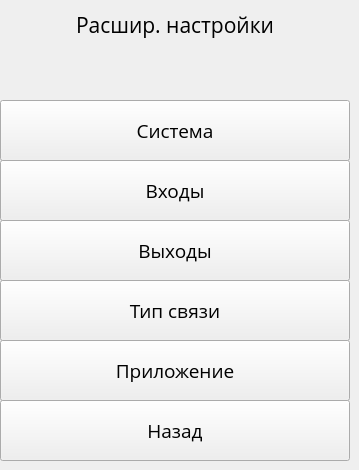
   <widget class="QWidget" name="ExtendedOptions">
    <widget class="QPushButton" name="pushButton_4">
     <property name="geometry">
      <rect>
       <x>0</x>
       <y>160</y>
       <width>350</width>
       <height>61</height>
      </rect>
     </property>
     <property name="font">
      <font>
       <family>Open Sans</family>
       <pointsize>14</pointsize>
      </font>
     </property>
     <property name="text">
      <string>Входы</string>
     </property>
    </widget>
    <widget class="QPushButton" name="pushButton_17">
     <property name="geometry">
      <rect>
       <x>0</x>
       <y>280</y>
       <width>350</width>
       <height>61</height>
      </rect>
     </property>
     <property name="font">
      <font>
       <family>Open Sans</family>
       <pointsize>14</pointsize>
      </font>
     </property>
     <property name="text">
      <string>Тип связи</string>
     </property>
    </widget>
    <widget class="QLabel" name="label_13">
     <property name="geometry">
      <rect>
       <x>0</x>
       <y>0</y>
       <width>350</width>
       <height>50</height>
      </rect>
     </property>
     <property name="font">
      <font>
       <family>Open Sans</family>
       <pointsize>16</pointsize>
      </font>
     </property>
     <property name="text">
      <string>Расшир. настройки</string>
     </property>
     <property name="alignment">
      <set>Qt::AlignCenter</set>
     </property>
    </widget>
    <widget class="QPushButton" name="pushButton_3">
     <property name="geometry">
      <rect>
       <x>0</x>
       <y>100</y>
       <width>350</width>
       <height>61</height>
      </rect>
     </property>
     <property name="font">
      <font>
       <family>Open Sans</family>
       <pointsize>14</pointsize>
      </font>
     </property>
     <property name="text">
      <string>Система</string>
     </property>
    </widget>
    <widget class="QPushButton" name="pushButton_9">
     <property name="geometry">
      <rect>
       <x>0</x>
       <y>220</y>
       <width>350</width>
       <height>61</height>
      </rect>
     </property>
     <property name="font">
      <font>
       <family>Open Sans</family>
       <pointsize>14</pointsize>
      </font>
     </property>
     <property name="text">
      <string>Выходы</string>
     </property>
    </widget>
    <widget class="QPushButton" name="pushButton_16">
     <property name="geometry">
      <rect>
       <x>0</x>
       <y>400</y>
       <width>350</width>
       <height>61</height>
      </rect>
     </property>
     <property name="font">
      <font>
       <family>Open Sans</family>
       <pointsize>14</pointsize>
      </font>
     </property>
     <property name="text">
      <string>Назад</string>
     </property>
    </widget>
    <widget class="QPushButton" name="pushButton_18">
     <property name="geometry">
      <rect>
       <x>0</x>
       <y>340</y>
       <width>350</width>
       <height>61</height>
      </rect>
     </property>
     <property name="font">
      <font>
       <family>Open Sans</family>
       <pointsize>14</pointsize>
      </font>
     </property>
     <property name="text">
      <string>Приложение</string>
     </property>
    </widget>
   </widget>
